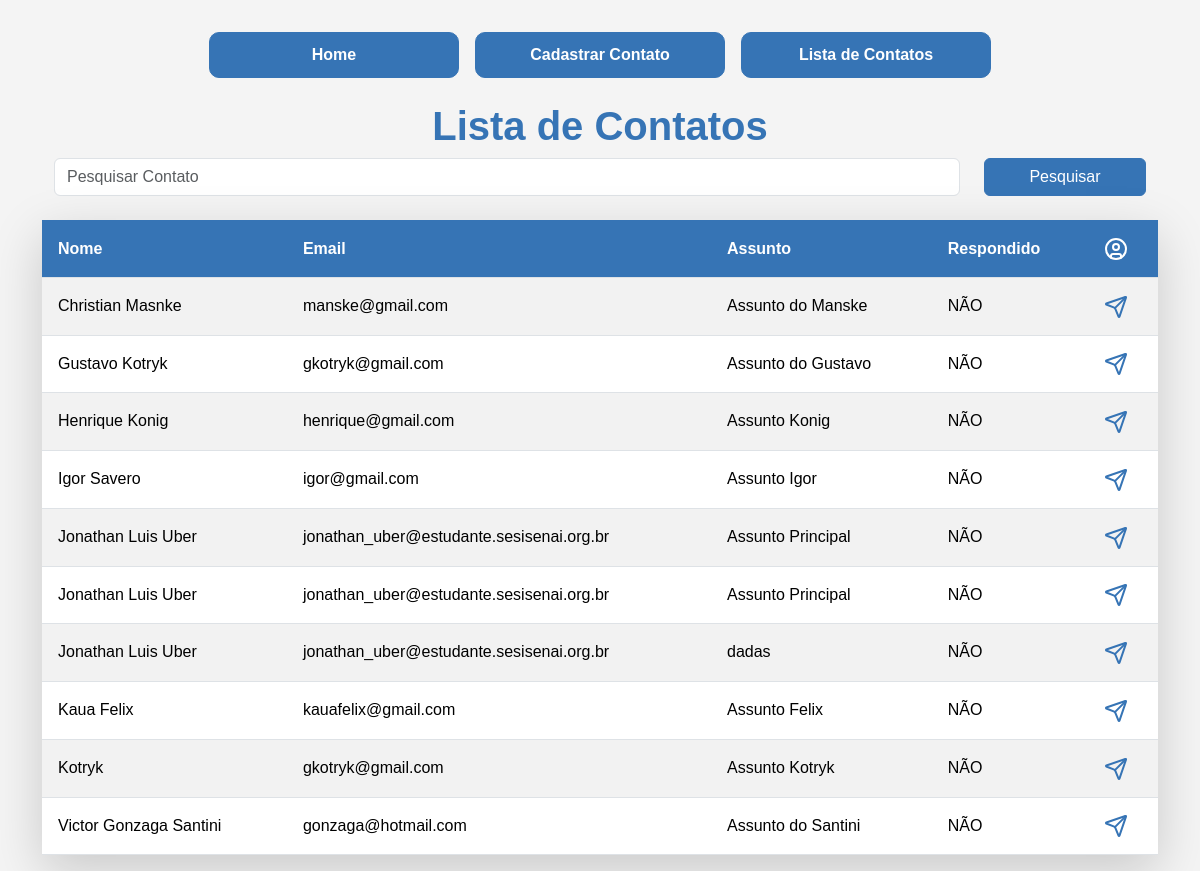
The app's page /contato/lista/, older data.
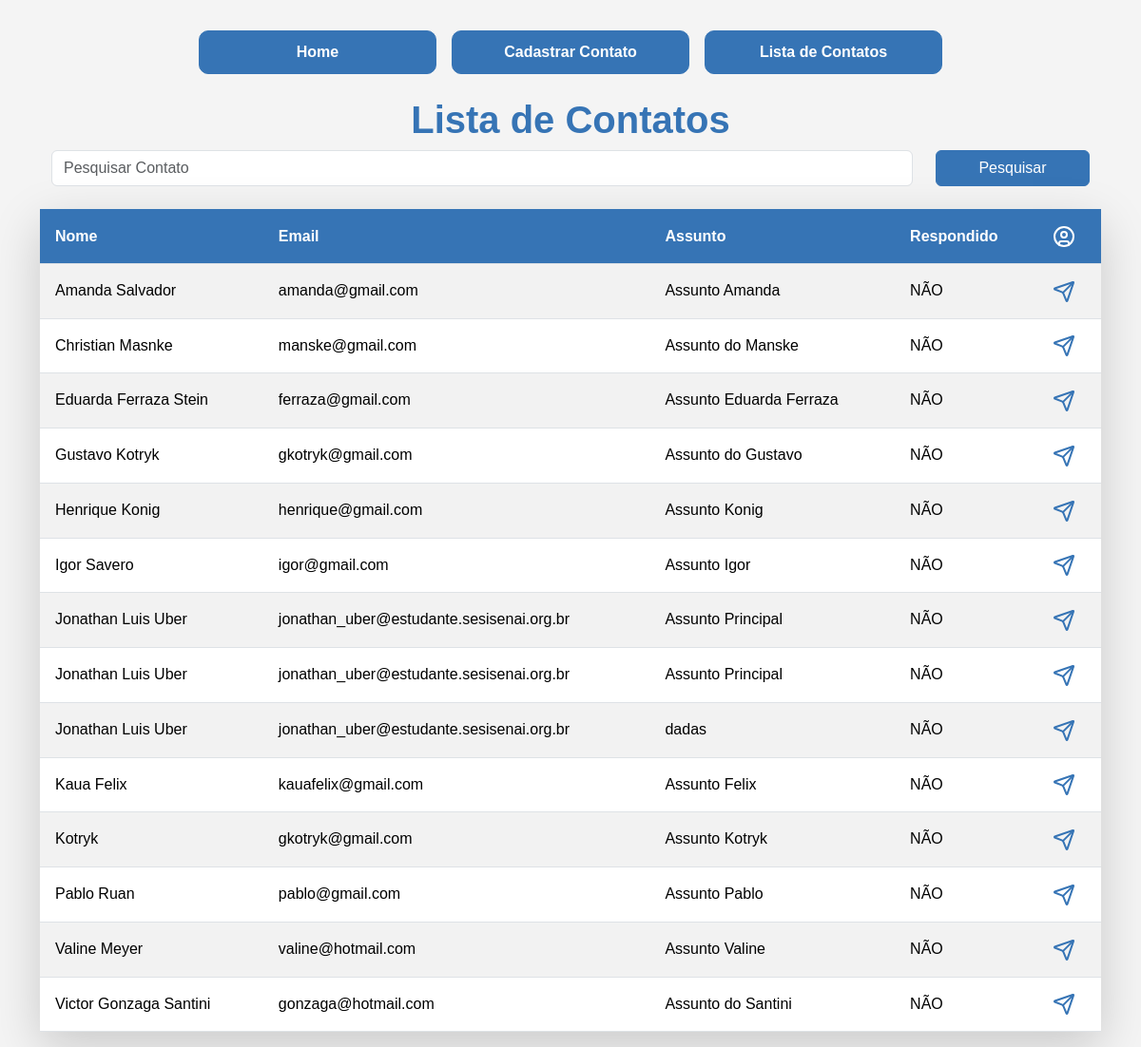
The same page, newer data.
### app/models.py (models this page shows)
class Contato(db.Model):
    id = db.Column(db.Integer, primary_key=True)
    data_envio = db.Column(db.DateTime, default=datetime.now())
    nome = db.Column(db.String(100), nullable=True)
    email = db.Column(db.String(100), nullable=True)
    assunto = db.Column(db.String(100), nullable=True)
    mensagem = db.Column(db.String(100), nullable=True)
    respondido = db.Column(db.Integer, default=0)

### app/views.py (the view)
@app.route('/contato/lista/')
def contatoLista():
    if request.method == 'GET':
        pesquisa = request.args.get('pesquisa', '')
    dados = Contato.query.order_by('nome')
    if pesquisa != '':
        dados = dados.filter(Contato.nome.ilike(f'%{pesquisa}%'))
    context = {'dados' : dados.all()}
    return render_template('contato_lista.html', context=context)

### app/templates/contato_lista.html (shortened to what this page needs)
{% extends "base.html" %}
{% block content %}
    <div class="container">
        {% include "nav.html" %}
            <div class="row mt-4">
                <h3>Lista de Contatos</h3>
                <form action="" method="get" class="row  m-0">
                    <div class="col-10">
                        <input type="text" name="pesquisa" class="form-control" placeholder="Pesquisar Contato">
                    </div>
                    <div class="col-2 m-0">
                        <button type="submit" class="btn btn-primary w-100 m-0">Pesquisar</button>
                    </div>
                </form>
                <div class="col-12">
                    <table class="table mt-4 table-striped  shadow-lg">
                        <thead >
                            <tr class="">
                                <th class="p-3">Nome</th>
                                <th class="p-3">Email</th>
                                <th class="p-3">Assunto</th>
                                <th class="p-3">Respondido</th>
                                <th class="p-3">
                                </th>
                            </tr>
                        </thead>
                        <body>
                            {% for linha in context.dados %}
                                <tr>
                                    <td class="p-3 align-items-center">{{ linha.nome }}</td>
                                    <td class="p-3 align-items-center">{{ linha.email }}</td>
                                    <td class="p-3 align-items-center">{{ linha.assunto }}</td>
                                    <td class="p-3 align-items-center">
                                        {% if linha.respondido == 1 %}
                                            SIM
                                        {% else %}
                                            NÃO
                                        {% endif%}
                                    </td>
                                    <td class="p-3 align-items-center">
                                        <a href="{{url_for('contatoDetalhes', id = linha.id)}}" id="abrirPerfil">
                                        </a>
                                    </td>
                                </tr>
                            {% endfor %}
                        </body>
                    </table>
                </div>
            </div>
       </div>
{% endblock %}

### app/templates/base.html (shortened to what this page needs)
<!DOCTYPE html>
<html lang="pt-br">
<head>
    <link href="https://cdn.jsdelivr.net/npm/bootstrap@5.3.7/dist/css/bootstrap.min.css" rel="stylesheet">
    <link rel="stylesheet" href="{{ url_for('static', filename='style.css') }}">
</head>
<body>
    <section class="container-fluid">
        {% block content %} {% endblock %}
    </section>
</body>
</html>

### app/templates/nav.html
{% extends "base.html" %}
{% block content %}
    <div class="botoesLinks">
        <a href="{{url_for('homepage')}}" class="link">Home</a>
        <a href="{{url_for('contato_cadastro')}}" class="link">Cadastrar Contato</a>
        <a href="{{url_for('contatoLista')}}" style="text-align: center;" class="link">Lista de Contatos</a>
    </div>
{% endblock %}

### app/static/style.css (style rules this page uses)
* { margin: 0; padding: 0; }
body { font-family: Arial, sans-serif; background-color: #f4f4f4; color: #3674B5; }
h3 { font-size: 40px; text-align: center; font-weight: 800; }
.link { display: flex; justify-content: center; text-decoration: none !important; color: #ffffff !important; font-weight: 600; background-color: #3674B5; padding: 10px; width: 250px; border-radius: 10px; transition: all 0.8s ease; border: 1px solid #3674B5; }
.container-fluid { display: flex; flex-direction: column; justify-content: center; align-items: center; }
.botoesLinks { display: flex; flex-direction: row; justify-content: center; align-items: center; gap: 1rem; margin-top: 2rem; }
.table th { background-color: #3674B5 !important; color: white; }
button { border: 1px solid #3674B5 !important; background-color: #3674B5 !important; }

Row changes from the older to the newer data that the page shows:
added Contato: nome "Amanda Salvador", email "amanda@gmail.com", assunto "Assunto Amanda", respondido "NÃO"
added Contato: nome "Eduarda Ferraza Stein", email "ferraza@gmail.com", assunto "Assunto Eduarda Ferraza", respondido "NÃO"
added Contato: nome "Pablo Ruan", email "pablo@gmail.com", assunto "Assunto Pablo", respondido "NÃO"
added Contato: nome "Valine Meyer", email "valine@hotmail.com", assunto "Assunto Valine", respondido "NÃO"
